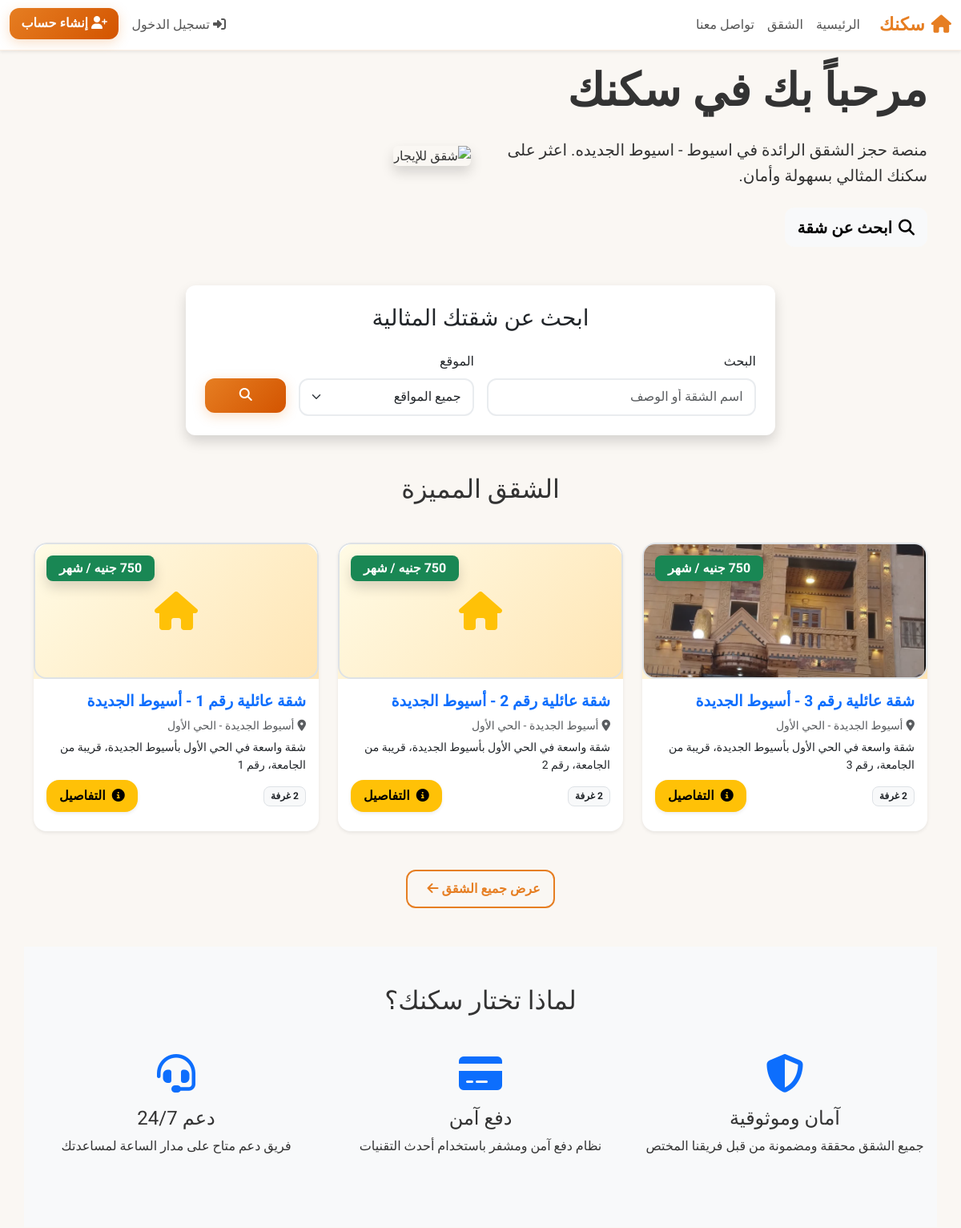
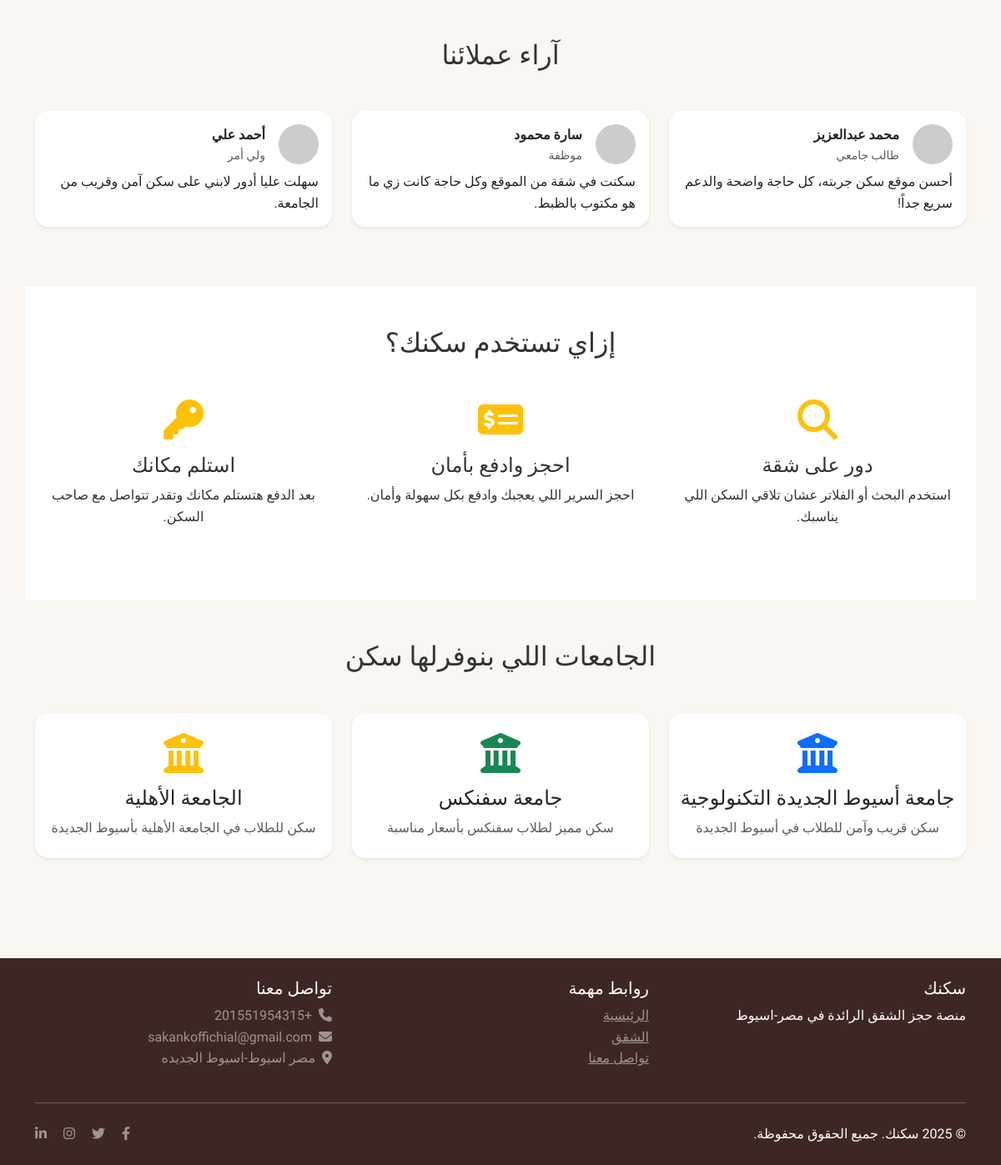
The page / on the database its author committed (2 pictures, top to bottom).
### listings/models.py (models this page shows, shortened)
class Apartment(models.Model):
    name = models.CharField(
        max_length=200,
        verbose_name='اسم الشقة'
    )
    location = models.ForeignKey(
        Location,
        on_delete=models.CASCADE,
        related_name='apartments',
        verbose_name='الموقع'
    )
    description = models.TextField(
        verbose_name='الوصف'
    )
    owner = models.ForeignKey(
        User,
        on_delete=models.CASCADE,
        related_name='apartments',
        verbose_name='المالك'
    )
    main_image = models.ImageField(
        upload_to='apartments/main/',
        verbose_name='الصورة الرئيسية'
    )
    is_active = models.BooleanField(
        default=True,
        verbose_name='نشط'
    )
    created_at = models.DateTimeField(
        auto_now_add=True,
        verbose_name='تاريخ الإنشاء'
    )
    updated_at = models.DateTimeField(
        auto_now=True,
        verbose_name='تاريخ التحديث'
    )
    class Meta:
        verbose_name = 'شقة'
        verbose_name_plural = 'الشقق'
        ordering = ['-created_at']
    def get_min_price(self):
        min_price = self.rooms.aggregate(
            min_price=models.Min('beds__monthly_price')
        )['min_price']
        return min_price or 0

class Location(models.Model):
    name = models.CharField(
        max_length=100,
        unique=True,
        verbose_name='اسم الموقع'
    )
    city = models.CharField(
        max_length=50,
        verbose_name='المدينة'
    )
    is_active = models.BooleanField(
        default=True,
        verbose_name='نشط'
    )
    class Meta:
        verbose_name = 'موقع'
        verbose_name_plural = 'المواقع'
        ordering = ['city', 'name']

### pages/views.py (the view)
# urls.py: path('', views.IndexView.as_view(), name='index'),
class IndexView(TemplateView):
    template_name = 'pages/index.html'
    def get_context_data(self, **kwargs):
        context = super().get_context_data(**kwargs)
        search_query = self.request.GET.get('search', '')
        location_id = self.request.GET.get('location', '')
        apartments = Apartment.objects.filter(is_active=True)
        if search_query:
            apartments = apartments.filter(
                Q(name__icontains=search_query) |
                Q(description__icontains=search_query) |
                Q(location__name__icontains=search_query)
            )
        if location_id:
            apartments = apartments.filter(location_id=location_id)
        context.update({
            'apartments': apartments[:8],  # أول 8 شقق
            'locations': Location.objects.filter(is_active=True),
            'search_query': search_query,
            'selected_location': location_id,
        })
        return context

### templates/pages/index.html (shortened to what this page needs)
{% extends 'base.html' %}
{% autoescape on %}
{% block content %}
<div class="hero-section">
    <div class="container">
        <div class="row align-items-center">
            <div class="col-lg-6">
                <h1 class="display-4 fw-bold mb-4">مرحباً بك في سكنك</h1>
                <p class="lead mb-4">منصة حجز الشقق الرائدة في اسيوط - اسيوط الجديده. اعثر على سكنك المثالي بسهولة وأمان.</p>
                <a href="{% url 'listings:apartment_list' %}" class="btn btn-light btn-lg">
                    <i class="fas fa-search me-2"></i>ابحث عن شقة
                </a>
            </div>
            <div class="col-lg-6">
                <img src="https://images.unsplash.com/photo-1560448204-e02f11c3d0e2?ixlib=rb-4.0.3&ixid=M3wxMjA3fDB8MHxwaG90by1wYWdlfHx8fGVufDB8fHx8fA%3D%3D&auto=format&fit=crop&w=1000&q=80"
                     class="img-fluid rounded shadow" alt="شقق للإيجار">
            </div>
        </div>
    </div>
</div>
<div class="container my-5">
    <div class="row justify-content-center">
        <div class="col-lg-8">
            <div class="card shadow">
                <div class="card-body p-4">
                    <h3 class="text-center mb-4">ابحث عن شقتك المثالية</h3>
                    <form method="get" action="{% url 'pages:index' %}">
                        <div class="row g-3">
                            <div class="col-md-6">
                                <label class="form-label">البحث</label>
                                <input type="text" name="search" class="form-control"
                                       placeholder="اسم الشقة أو الوصف" value="{{ search_query }}">
                            </div>
                            <div class="col-md-4">
                                <label class="form-label">الموقع</label>
                                <select name="location" class="form-select">
                                    <option value="">جميع المواقع</option>
                                </select>
                            </div>
                            <div class="col-md-2">
                                <label class="form-label">&nbsp;</label>
                                <button type="submit" class="btn btn-primary w-100">
                                    <i class="fas fa-search"></i>
                                </button>
                            </div>
                        </div>
                    </form>
                </div>
            </div>
        </div>
    </div>
</div>
<div class="container my-5">
    <h2 class="text-center mb-5">الشقق المميزة</h2>
    <div class="row">
        {% for apartment in apartments %}
            <div class="col-lg-4 col-md-6 mb-4">
                <div class="card h-100 shadow-sm rounded-4">
                    <div style="background: linear-gradient(135deg, #fffbe6 0%, #ffe5b4 100%); border-radius: 1.5rem 1.5rem 0 0; position: relative;">
                        {% if apartment.main_image %}
                            <img src="{{ apartment.main_image.url }}" class="card-img-top rounded-4 border border-2"
                                 alt="صورة الشقة" style="height: 170px; object-fit: cover;">
                        {% else %}
                            <div class="card-img-top d-flex align-items-center justify-content-center rounded-4 border border-2"
                                 style="height: 170px;">
                                <i class="fas fa-home fa-3x text-warning"></i>
                            </div>
                        {% endif %}
                        <span class="badge bg-success position-absolute top-0 end-0 m-3 px-3 py-2 shadow" style="font-size:1rem;">{{ apartment.get_min_price }} جنيه / شهر</span>
                    </div>
                    <div class="card-body d-flex flex-column">
                        <h5 class="card-title fw-bold text-primary mb-2" style="font-size:1.2rem;">{{ apartment.name }}</h5>
                        <p class="text-muted mb-1 small">
                            <i class="fas fa-map-marker-alt me-1"></i>{{ apartment.location.name }}
                        </p>
                        <p class="card-text flex-grow-1 mb-2 text-dark small">{{ apartment.description|truncatewords:15 }}</p>
                        <div class="d-flex justify-content-between align-items-center mb-2">
                            <span class="badge bg-light text-dark border border-1 px-2">{{ apartment.rooms.count }} غرفة</span>
                            <a href="{% url 'listings:apartment_detail' apartment.pk %}" class="btn btn-warning rounded-4 fw-bold py-2 shadow-sm">
                                <i class="fas fa-info-circle me-1"></i> التفاصيل
                            </a>
                        </div>
                    </div>
                </div>
            </div>
        {% empty %}
            <div class="col-12 text-center">
                <div class="alert alert-info">
                    <i class="fas fa-info-circle me-2"></i>لا توجد شقق متاحة حالياً.
                </div>
            </div>
        {% endfor %}
    </div>
    {% if apartments %}
        <div class="text-center mt-4">
            <a href="{% url 'listings:apartment_list' %}" class="btn btn-outline-primary">
                عرض جميع الشقق <i class="fas fa-arrow-left me-2"></i>
            </a>
        </div>
    {% endif %}
</div>
<div class="bg-light py-5">
    <div class="container">
        <h2 class="text-center mb-5">لماذا تختار سكنك؟</h2>
        <div class="row">
            <div class="col-md-4 text-center mb-4">
                <div class="mb-3">
                    <i class="fas fa-shield-alt fa-3x text-primary"></i>
                </div>
                <h4>آمان وموثوقية</h4>
                <p>جميع الشقق محققة ومضمونة من قبل فريقنا المختص</p>
            </div>
            <div class="col-md-4 text-center mb-4">
                <div class="mb-3">
                    <i class="fas fa-credit-card fa-3x text-primary"></i>
                </div>
                <h4>دفع آمن</h4>
                <p>نظام دفع آمن ومشفر باستخدام أحدث التقنيات</p>
            </div>
            <div class="col-md-4 text-center mb-4">
                <div class="mb-3">
                    <i class="fas fa-headset fa-3x text-primary"></i>
                </div>
                <h4>دعم 24/7</h4>
                <p>فريق دعم متاح على مدار الساعة لمساعدتك</p>
            </div>
        </div>
    </div>
</div>
<div class="container py-5">
    <h2 class="text-center mb-5">آراء عملائنا</h2>
    <div class="row justify-content-center">
        <div class="col-md-4 mb-4">
            <div class="card shadow-sm border-0 rounded-4 p-3">
                <div class="d-flex align-items-center mb-2">
                    <img src="https://randomuser.me/api/portraits/men/32.jpg" class="rounded-circle me-3" width="48" height="48" alt="عميل">
                    <div>
                        <strong>محمد عبدالعزيز</strong>
                        <span class="d-block text-muted small">طالب جامعي</span>
                    </div>
                </div>
                <p class="mb-0">أحسن موقع سكن جربته، كل حاجة واضحة والدعم سريع جداً!</p>
            </div>
        </div>
        <div class="col-md-4 mb-4">
            <div class="card shadow-sm border-0 rounded-4 p-3">
                <div class="d-flex align-items-center mb-2">
                    <img src="https://randomuser.me/api/portraits/women/44.jpg" class="rounded-circle me-3" width="48" height="48" alt="عميلة">
                    <div>
                        <strong>سارة محمود</strong>
                        <span class="d-block text-muted small">موظفة</span>
                    </div>
                </div>
                <p class="mb-0">سكنت في شقة من الموقع وكل حاجة كانت زي ما هو مكتوب بالظبط.</p>
            </div>
        </div>
        <div class="col-md-4 mb-4">
            <div class="card shadow-sm border-0 rounded-4 p-3">
                <div class="d-flex align-items-center mb-2">
                    <img src="https://randomuser.me/api/portraits/men/65.jpg" class="rounded-circle me-3" width="48" height="48" alt="عميل">
                    <div>
                        <strong>أحمد علي</strong>
                        <span class="d-block text-muted small">ولي أمر</span>
                    </div>
                </div>
                <p class="mb-0">سهلت عليا أدور لابني على سكن آمن وقريب من الجامعة.</p>
            </div>
        </div>
    </div>
</div>
<div class="bg-white py-5">
    <div class="container">
        <h2 class="text-center mb-5">إزاي تستخدم سكنك؟</h2>
        <div class="row text-center">
            <div class="col-md-4 mb-4">
                <div class="mb-3">
                    <i class="fas fa-search fa-3x text-warning"></i>
                </div>
                <h4>دور على شقة</h4>
                <p>استخدم البحث أو الفلاتر عشان تلاقي السكن اللي يناسبك.</p>
            </div>
            <div class="col-md-4 mb-4">
                <div class="mb-3">
                    <i class="fas fa-money-check-alt fa-3x text-warning"></i>
                </div>
                <h4>احجز وادفع بأمان</h4>
                <p>احجز السرير اللي يعجبك وادفع بكل سهولة وأمان.</p>
            </div>
            <div class="col-md-4 mb-4">
                <div class="mb-3">
                    <i class="fas fa-key fa-3x text-warning"></i>
                </div>
                <h4>استلم مكانك</h4>
                <p>بعد الدفع هتستلم مكانك وتقدر تتواصل مع صاحب السكن.</p>
            </div>
        </div>
    </div>
</div>
<div class="container py-5">
    <h2 class="text-center mb-5">الجامعات اللي بنوفرلها سكن</h2>
    <div class="row justify-content-center align-items-center">
        <div class="col-md-4 mb-4 text-center">
            <div class="card border-0 shadow-sm rounded-4 py-4 px-2">
                <i class="fas fa-university fa-3x text-primary mb-3"></i>
                <h4 class="mb-2">جامعة أسيوط الجديدة التكنولوجية</h4>
                <p class="text-muted mb-0">سكن قريب وآمن للطلاب في أسيوط الجديدة</p>
            </div>
        </div>
        <div class="col-md-4 mb-4 text-center">
            <div class="card border-0 shadow-sm rounded-4 py-4 px-2">
                <i class="fas fa-university fa-3x text-success mb-3"></i>
                <h4 class="mb-2">جامعة سفنكس</h4>
                <p class="text-muted mb-0">سكن مميز لطلاب سفنكس بأسعار مناسبة</p>
            </div>
        </div>
        <div class="col-md-4 mb-4 text-center">
            <div class="card border-0 shadow-sm rounded-4 py-4 px-2">
                <i class="fas fa-university fa-3x text-warning mb-3"></i>
                <h4 class="mb-2">الجامعة الأهلية</h4>
                <p class="text-muted mb-0">سكن للطلاب في الجامعة الأهلية بأسيوط الجديدة</p>
            </div>
        </div>
    </div>
</div>
{% endblock %}
{% endautoescape %}

### templates/base.html (style rules this page uses)
:root { --primary-color: #e67e22; --primary-dark: #d35400; --secondary-color: #6c757d; --success-color: #27ae60; --warning-color: #f39c12; --danger-color: #e74c3c; --light-bg: #f8f9fa; --white: #ffffff; --shadow-light: 0 2px 15px rgba(0,0,0,0.08); --shadow-medium: 0 4px 25px rgba(0,0,0,0.12); --border-radius: 12px; }
* { transition: all 0.3s ease; }
body { font-family: 'Cairo', sans-serif; background: #faf7f3; color: #333; line-height: 1.6; }
.container, .container-fluid { padding-left: 12px; padding-right: 12px; }
.btn { border-radius: var(--border-radius); font-weight: 700; padding: 0.6rem 1rem; border: none; }
.btn-primary { background: linear-gradient(135deg, var(--primary-color), var(--primary-dark)); box-shadow: 0 4px 15px rgba(230,126,34,0.25); }
.btn-outline-primary { border: 2px solid var(--primary-color); color: var(--primary-color); background: transparent; }
.card { border: none; border-radius: var(--border-radius); box-shadow: var(--shadow-light); background: var(--white); overflow: hidden; }
.card-title { color: #333; font-weight: 700; font-size: 1.05rem; }
.badge { border-radius: 8px; font-weight: 700; padding: 0.35rem 0.6rem; }
.form-control, .form-select { border-radius: var(--border-radius); border: 2px solid #e9ecef; padding: 0.6rem 0.9rem; }

### rows shown on the page
Apartment: main_image (picture), get_min_price "750", name "شقة عائلية رقم 3 - أسيوط الجديدة", location.name "أسيوط الجديدة - الحي الأول", description "شقة واسعة في الحي الأول بأسيوط الجديدة، قريبة من الجامعة، رقم 3", rooms.count "2"
Apartment: get_min_price "750", name "شقة عائلية رقم 2 - أسيوط الجديدة", location.name "أسيوط الجديدة - الحي الأول", description "شقة واسعة في الحي الأول بأسيوط الجديدة، قريبة من الجامعة، رقم 2", rooms.count "2"
Apartment: get_min_price "750", name "شقة عائلية رقم 1 - أسيوط الجديدة", location.name "أسيوط الجديدة - الحي الأول", description "شقة واسعة في الحي الأول بأسيوط الجديدة، قريبة من الجامعة، رقم 1", rooms.count "2"
